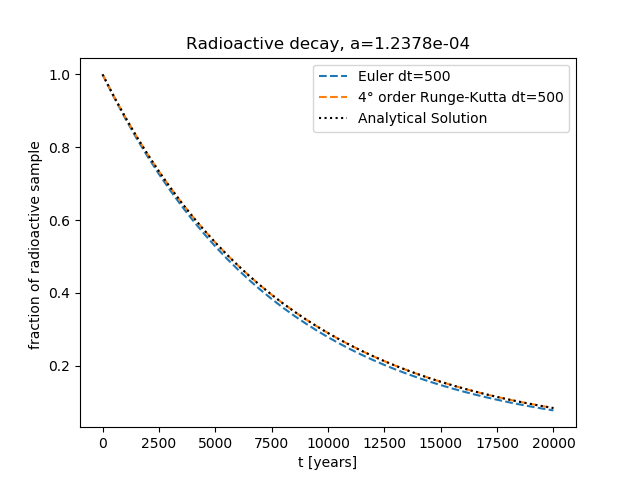

Generate this figure with Python:
"""ODE for radioactive decay"""
import numpy as np
import matplotlib.pyplot as plt
class ODESolver:
    """
    Superclass for numerical methods solving scalar and vector ODEs

      du/dt = f(u, t)

    Attributes:
    t: array of time values
    u: array of solution values (at time points t)
    k: step number of the most recently computed solution
    f: callable object implementing f(u, t)
    """
    def __init__(self, f):
        if not callable(f):
            raise TypeError('f is %s, not a function' % type(f))
        # For ODE systems, f will often return a list, but
        # arithmetic operations with f in numerical methods
        # require that f is an array. Let self.f be a function
        # that first calls f(u,t) and then ensures that the
        # result is an array of floats.
        self.f = lambda u, t: np.asarray(f(u, t), float)

    def advance(self):
        """Advance solution one time step."""
        raise NotImplementedError

    def set_initial_condition(self, U0):
        if isinstance(U0, (float,int)):  # scalar ODE
            self.neq = 1
            U0 = float(U0)
        else:                            # system of ODEs
            U0 = np.asarray(U0)          # (assume U0 is sequence)
            self.neq = U0.size
        self.U0 = U0

        # Check that f returns correct length:
        try:
            f0 = self.f(self.U0, 0)
        except IndexError:
            raise IndexError('Index of u out of bounds in f(u,t) func. Legal indices are %s' % (str(range(self.neq))))
        if f0.size != self.neq:
            raise ValueError('f(u,t) returns %d components, while u has %d components' % (f0.size, self.neq))

    def solve(self, time_points, terminate=None):
        """
        Compute solution u for t values in the list/array
        time_points, as long as terminate(u,t,step_no) is False.
        terminate(u,t,step_no) is a user-given function
        returning True or False. By default, a terminate
        function which always returns False is used.
        """
        if terminate is None:
            terminate = lambda u, t, step_no: False

        if isinstance(time_points, (float,int)):
            raise TypeError('solve: time_points is not a sequence')
        self.t = np.asarray(time_points)
        if self.t.size <= 1:
            raise ValueError('ODESolver.solve requires time_points array with at least 2 time points')

        n = self.t.size
        if self.neq == 1:  # scalar ODEs
            self.u = np.zeros(n)
        else:              # systems of ODEs
            self.u = np.zeros((n,self.neq))

        # Assume that self.t[0] corresponds to self.U0
        self.u[0] = self.U0

        # Time loop
        for k in range(n-1):
            self.k = k
            self.u[k+1] = self.advance()
            if terminate(self.u, self.t, self.k+1):
                break  # terminate loop over k
        return self.u[:k+2], self.t[:k+2]


class ForwardEuler(ODESolver):
    def advance(self):
        u, f, k, t = self.u, self.f, self.k, self.t
        dt = t[k+1] - t[k]
        u_new = u[k] + dt*f(u[k], t[k])
        return u_new

class RungeKutta4(ODESolver):
    def advance(self):
        u, f, k, t = self.u, self.f, self.k, self.t
        dt = t[k+1] - t[k]
        dt2 = dt/2.0
        K1 = dt*f(u[k], t[k])
        K2 = dt*f(u[k] + 0.5*K1, t[k] + dt2)
        K3 = dt*f(u[k] + 0.5*K2, t[k] + dt2)
        K4 = dt*f(u[k] + K3, t[k] + dt)
        u_new = u[k] + (1/6.0)*(K1 + 2*K2 + 2*K3 + K4)
        return u_new

class Decay:
    def __init__(self,a):
        self.a=a
        
    def __call__(self,u,t):
        return -self.a*u

    
#Parameters
a0=np.log(2.)/5600 #Value for C-14 #1/mean lifetime [1/years]
d=Decay(a0)
tpoints=np.linspace(0,20000,41)

    
#Euler
fEuler=ForwardEuler(d)
fEuler.set_initial_condition(1)
solE, tE = fEuler.solve(tpoints)
plt.plot(tE, solE, "--", label="Euler dt=%g"%(tE[1]-tE[0]))

#Runge-Kutta 4° order
frk=RungeKutta4(d)
frk.set_initial_condition(1)
solRK, tRK = frk.solve(tpoints)
plt.plot(tRK, solRK, "--", label="4° order Runge-Kutta dt=%g"%(tRK[1]-tRK[0]))

#exact solution
def T_exact(t,a):
    return np.exp(-a*t)
exact=T_exact(tRK,a=a0)
plt.plot(tRK, exact, "k:", label="Analytical Solution")

plt.legend()
plt.title("Radioactive decay, a=%.4e"%a0)
plt.xlabel("t [years]")
plt.ylabel("fraction of radioactive sample ")
plt.savefig("ejE16.png")
#plt.show()

print("Fraction of radioactive sample after 20000 years:")
print("Exact value: %18g" %exact[-1])
print("Forward Euler method: %g"%solE[-1])
print("Runge-Kutta method: %11g"%solRK[-1])
